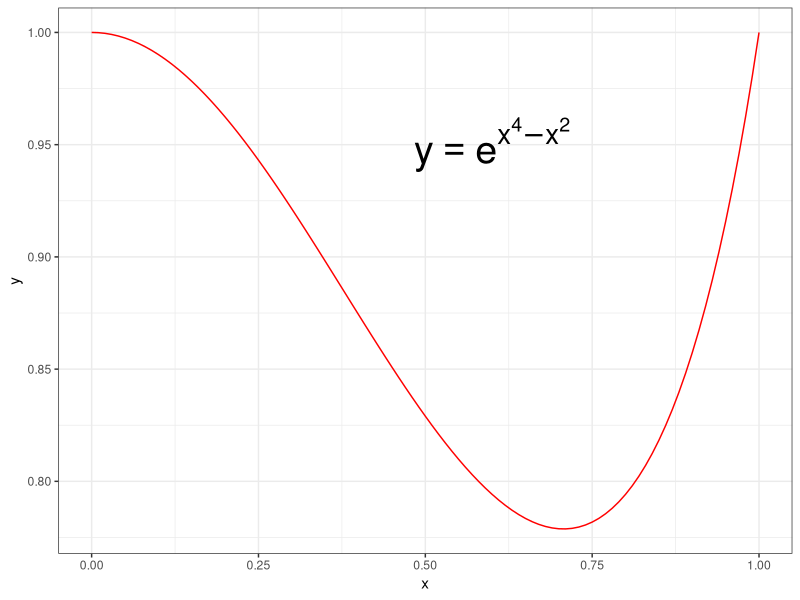

Generate this figure with R:
## ---- chunk 1
set.seed(5172013)
## ---- chunk 2
integrand_function <- function(x){
  return(exp(x^4 - x^2))
}
## ---- chunk 3
library(ggplot2)

plot_data <- data.frame(x = seq(0, 1, length = 100)) # Make a vector for the x values

ggplot(data = plot_data, aes(x)) +
  geom_function(fun = integrand_function, colour = "red") +
  theme_bw() +
  annotate(
    geom = "text", 
    x = 0.6, 
    y = 0.95,
    label = "y == e^{x^4 - x^2}", 
    parse = TRUE,
    size = 10
  )
## ---- chunk 4
det_int <- integrate(integrand_function, lower = 0, upper = 1)
## ---- chunk 5
names(det_int)

det_int$value
det_int$message
## ---- chunk 6
mcarlo_iterations <- 1000

unif_sample <- runif(mcarlo_iterations)
## ---- chunk 7
(mcarlo_int = mean(integrand_function(unif_sample))) # Putting parentheses around line prints value
## ---- chunk 8
(mcarlo_error <- sd(integrand_function(unif_sample)) / sqrt(mcarlo_iterations))
## ---- chunk 9
(c(
  mcarlo_int - 1.96 * mcarlo_error, 
  mcarlo_int + 1.96 * mcarlo_error
))
## ---- chunk 10
(det_int)
## ---- chunk 11
alpha <- 2
beta <- 2
## ---- chunk 12
(beta_2nd_moment_theory <- alpha * (alpha + 1) / ((alpha + beta + 1) * (alpha + beta)))
## ---- chunk 13
beta_integrand <- function(x){
  return(x^2 * dbeta(x, shape1 = alpha, shape2 = beta))
}

(beta_2nd_moment_det <- integrate(beta_integrand, lower = 0, upper = 1))
## ---- chunk 14
beta_mcarlo_iterations <- 1000

beta_sample <- rbeta(beta_mcarlo_iterations, shape1 = alpha, shape2 = beta)

(beta_2nd_moment_mc <- mean(beta_sample^2))
## ---- chunk 15
(beta_mcarlo_error <- sd(beta_sample^2) / sqrt(beta_mcarlo_iterations))
## ---- chunk 16
c(
  beta_2nd_moment_mc - 1.96 * beta_mcarlo_error, 
  beta_2nd_moment_mc + 1.96 * beta_mcarlo_error
)
## ---- chunk 17
beta_2nd_moment_theory
beta_2nd_moment_det
beta_2nd_moment_mc

c(
  beta_2nd_moment_mc - 1.96 * beta_mcarlo_error, 
  beta_2nd_moment_mc + 1.96 * beta_mcarlo_error
)
## ---- chunk 18
alpha <- 2
beta <- 5
## ---- chunk 19
beta_integrand <- function(x){
  return(x^4 * dbeta(x, shape1 = alpha, shape2 = beta))
}

(beta_4th_moment_det <- integrate(beta_integrand, lower = 0, upper = 1))
## ---- chunk 20
beta_mcarlo_iterations <- 1000

beta_sample <- rbeta(beta_mcarlo_iterations, shape1 = alpha, shape2 = beta)

(beta_4th_moment_mc <- mean(beta_sample^4))
## ---- chunk 21
(beta_mcarlo_error <- sd(beta_sample^4) / sqrt(beta_mcarlo_iterations))

c(
  beta_4th_moment_mc - 1.96 * beta_mcarlo_error, 
  beta_4th_moment_mc + 1.96 * beta_mcarlo_error
)
## ---- chunk 22
beta_4th_moment_det
beta_4th_moment_mc

c(
  beta_4th_moment_mc - 1.96 * beta_mcarlo_error, 
  beta_4th_moment_mc + 1.96 * beta_mcarlo_error
)
## ---- chunk 23
integrand_function2 <- function(x){
  return(exp(-x^5))
}
## ---- chunk 24
(det_int2 <- integrate(integrand_function2, lower = 0, upper = Inf))
## ---- chunk 25
mcarlo_iterations2 <- 1000000
exp_rate <- 0.6
exp_sample <- rexp(mcarlo_iterations2, rate = exp_rate)

#arithmetic average
(mcarlo_int2 <- mean(integrand_function2(exp_sample) / dexp(exp_sample, rate = exp_rate)))
## ---- chunk 26
(mcarlo_error2 = sd(integrand_function2(exp_sample) / dexp(exp_sample, rate = exp_rate)) / sqrt(mcarlo_iterations2))
## ---- chunk 27
c(mcarlo_int2 - 1.96 * mcarlo_error2, mcarlo_int2 + 1.96 * mcarlo_error2)
## ---- chunk 28
det_int2
## ---- chunk 29
my_const <- 4.5
sim_size <- 1000000
## ---- chunk 30
(true_prob <- pnorm(my_const, lower.tail = FALSE))
## ---- chunk 31
naive_samples <- ifelse(rnorm(sim_size) > my_const, yes = 1, no = 0)
(naive_est <- mean(naive_samples))
## ---- chunk 32
shift_exp <- rexp(sim_size, rate = 1) + my_const
is_samples <- dnorm(shift_exp) / exp(-(shift_exp - my_const))
(is_est <- mean(is_samples))
## ---- chunk 33
print(true_prob)
print(naive_est)
print(is_est)
## ---- chunk 34
(naive_var_mc <- var(naive_samples) / sim_size)
(is_var_mc <- var(is_samples) / sim_size)
## ---- chunk 35
# Naive (not very useful, usually variance estimate is degenerate):
c(naive_est - 1.96 * sqrt(naive_var_mc), naive_est + 1.96 * sqrt(naive_var_mc))

# Importance Sampling:
c(is_est - 1.96 * sqrt(is_var_mc), is_est + 1.96 * sqrt(is_var_mc))
